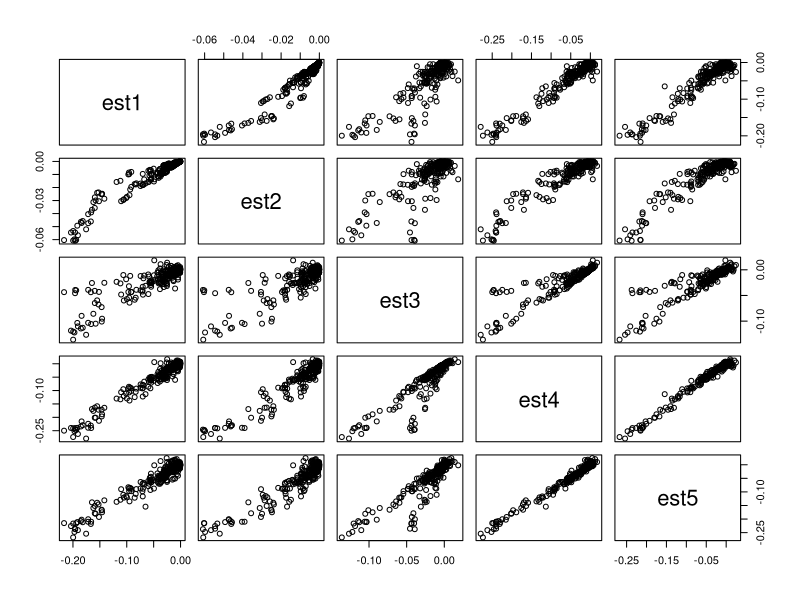
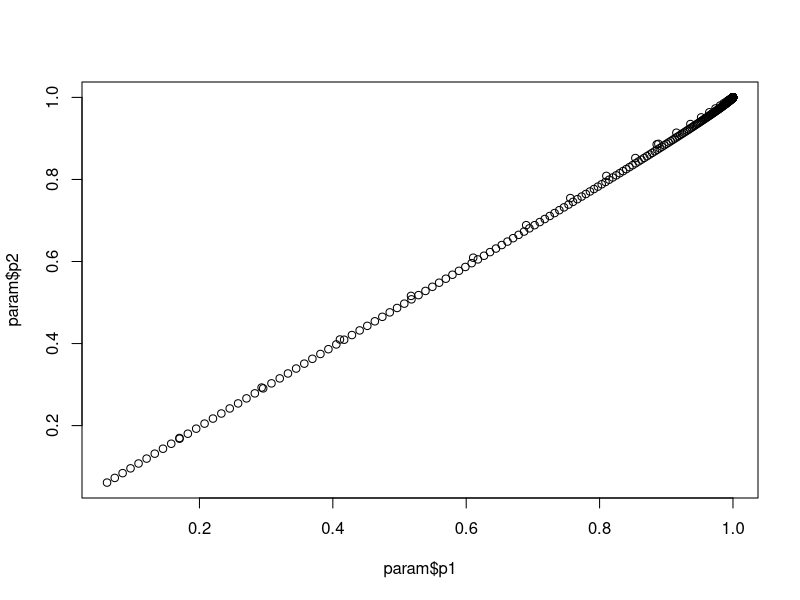
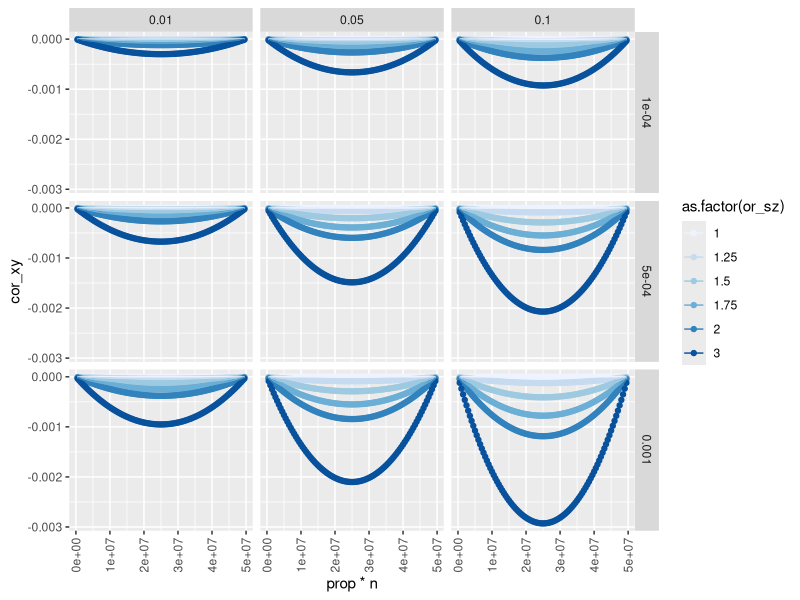
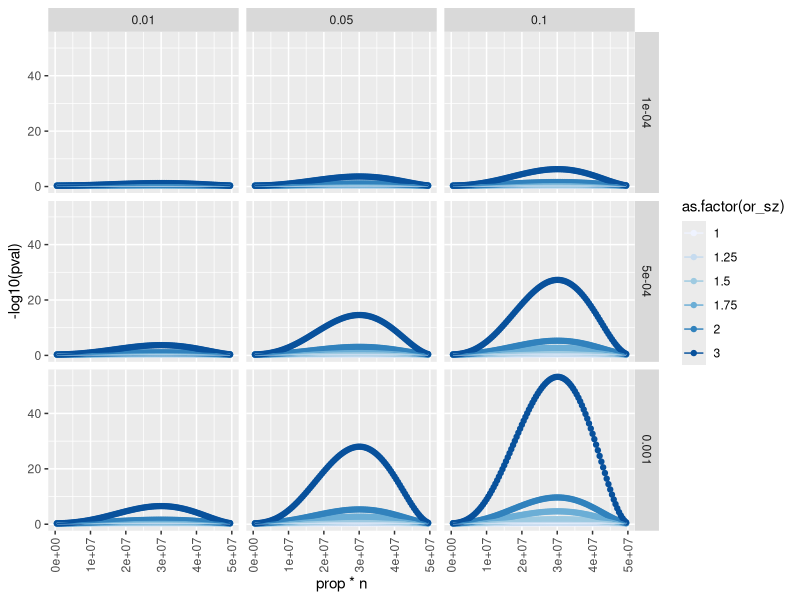
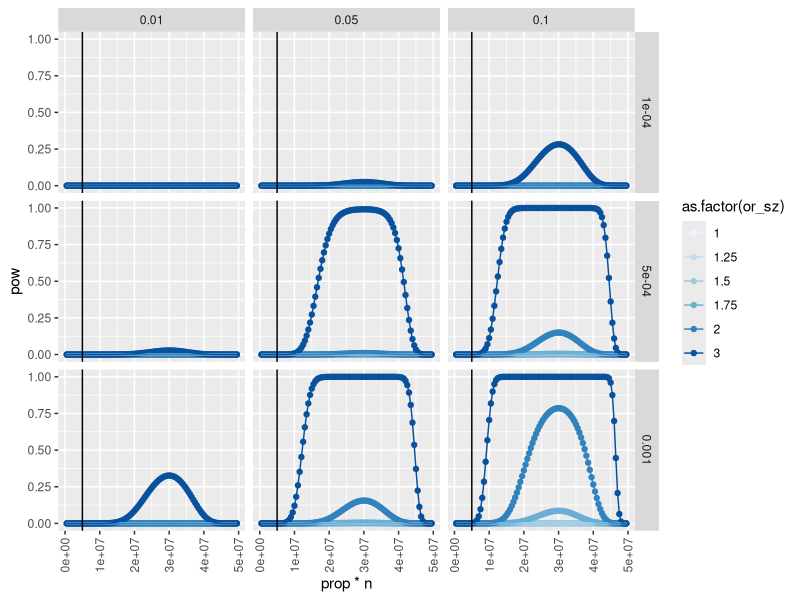

These figures' R source, in order:
## ---- chunk 1
knitr::opts_chunk$set(
  collapse = TRUE,
  comment = "#>"
)
## ---- chunk 2
suppressWarnings(suppressPackageStartupMessages({
  library(knitr)
  library(ggplot2)
  library(dplyr)
  library(pwr)
}))
knitr::opts_chunk$set(echo=TRUE, message=FALSE, warning=FALSE, dev="png", cache=TRUE)
## ---- chunk 3

n <- 100000
x <- rnorm(n)
y <- rnorm(n)
b_xy <- 0
b_xs <- 6
b_ys <- 8
b_sz <- 5
s <- x * b_xs + y * b_ys + rnorm(n)
z <- s * b_sz + rnorm(n)
## ---- chunk 4
(b_xy * var(s) * var(x) - b_xs * b_ys * var(x) * var(y)) / (b_ys^2 * var(x) * var(y) + var(x))
lm(y ~ x + s)$coef[2]
## ---- chunk 5
b_xz <- lm(z ~ x)$coef[2]
b_yz <- lm(z ~ y)$coef[2]
(b_xy * var(z) * var(x) - b_xz * b_yz * var(x) * var(y)) / (b_yz^2 * var(x) * var(y) + var(x))
lm(y ~ x + z)$coef[2]
## ---- chunk 6
n <- 100000
maf <- 0.3
x <- rbinom(n, 2, maf)
y <- rnorm(n, sd=3)
s <- x * 6 + y * 8 + rnorm(n)
z <- s * 5 + rnorm(n)
## ---- chunk 7
(b_xy * var(s) * var(x) - b_xs * b_ys * var(x) * var(y)) / (b_ys^2 * var(x) * var(y) + var(x))
lm(y ~ x + s)$coef[2]
## ---- chunk 8
b_xz <- lm(z ~ x)$coef[2]
b_yz <- lm(z ~ y)$coef[2]
(b_xy * var(z) * var(x) - b_xz * b_yz * var(x) * var(y)) / (b_yz^2 * var(x) * var(y) + var(x))
lm(y ~ x + z)$coef[2]
## ---- chunk 9
x <- rbinom(n, 2, maf)
y <- rnorm(n)
s <- x * b_xs + y * b_ys
l <- b_sz*s
pr <- 1 / (1 + exp(-l))
z <- rbinom(n, 1, pr)
table(z)
## ---- chunk 10
b_xz <- lm(z ~ x)$coef[2]
b_yz <- lm(z ~ y)$coef[2]
(b_xy * var(z) * var(x) - b_xz * b_yz * var(x) * var(y)) / (b_yz^2 * var(x) * var(y) + var(x)*var(z))
(b_xy * var(z) * var(x) - b_xz * b_yz * var(x) * var(y)) / (b_yz^2 * var(x) * var(y) + var(x))
lm(y ~ x + z)$coef[2]
lm(y[z==1] ~ x[z==1])$coef[2]
## ---- chunk 11
library(dplyr)
param <- expand.grid(
	n = 100000,
	maf = c(0.1, 0.5, 0.7),
	b_xy = c(0, 0.3),
	b_xs = c(0.1, 0.6),
	b_ys = c(0.4, 0.8),
	b_sz = c(0.4, 0.8),
	sdy = c(1, 3),
	alpha = c(0, 1, 2),
	sim=1
)

out <- list()
for(i in 1:nrow(param))
{
	message(i)
	pa <- param[i, ]
	x <- rbinom(pa$n, 2, pa$maf)
	y <- rnorm(pa$n, sd=pa$sdy)
	s <- x * pa$b_xs + y * pa$b_ys
	l <- pa$alpha + pa$b_sz*s
	pr <- 1 / (1 + exp(-l))
	z <- rbinom(pa$n, 1, pr)
	b_xz <- cov(x,z) / var(x)
	b_yz <- cov(y,z) / var(y)
	pa$est1 <- (b_xy * var(z) * var(x) - b_xz * b_yz * var(x) * var(y)) / (b_yz^2 * var(x) * var(y) + var(x)*var(z))
	pa$est2 <- (b_xy * var(z) * var(x) - b_xz * b_yz * var(x) * var(y)) / (b_yz^2 * var(x) * var(y) + var(x))
	pa$est3 <- (cov(x,y)/sd(x) - cov(x,z) * cov(y, z) / var(z)) / (1 - cov(x,z)^2/var(z))
	pa$est4 <- lm(y ~ x + z)$coef[2]
	pa$est5 <- cov(y[z==1], x[z==1]) / var(x[z==1])
	out[[i]] <- pa
}

out <- bind_rows(out)
subset(out, select=c(est1, est2, est3, est4, est5)) %>% pairs
subset(out, select=c(est1, est2, est3, est4, est5)) %>% cor
## ---- chunk 12
x <- rbinom(n, 2, maf)
y <- rnorm(n)
s <- x * b_xs + y * b_ys
l <- b_sz*s
pr <- 1 / (1 + exp(-l))
z <- rbinom(n, 1, pr)
table(z)
b_xz <- lm(z ~ x)$coef[2]
b_yz <- lm(z ~ y)$coef[2]
(b_xy * var(z) * var(x) - b_xz * b_yz * var(x) * var(y)) / (b_yz^2 * var(x) * var(y) + var(x)*var(z))
(b_xy * var(z) * var(x) - b_xz * b_yz * var(x) * var(y)) / (b_yz^2 * var(x) * var(y) + var(x))
lm(y ~ x + z)$coef[2]
lm(y[z==1] ~ x[z==1])$coef[2]
## ---- chunk 13
b_xs = cov(x,s)/var(x)
b_ys = cov(y,s)/var(y)
b_sz = cov(s,z)/var(s)
(b_xy * var(z) * var(x) - b_xz * b_yz * var(x) * var(y)) / (b_yz^2 * var(x) * var(y) + var(x)*var(z))
(b_xy * var(z) * var(x) - b_xs * b_sz * b_ys * b_sz * var(x) * var(y)) / ((b_ys * b_sz)^2 * var(x) * var(y) + var(x)*var(z))
## ---- chunk 14
x <- rbinom(n, 2, maf)
y <- rnorm(n)
s <- x * b_xs + y * b_ys
l <- b_sz*s
pr <- 1 / (1 + exp(-l))
z <- rbinom(n, 1, pr)
b_xz <- lm(z ~ x)$coef[2]
b_yz <- lm(z ~ y)$coef[2]
logor = glm(z ~ s, family="binomial")$coef[2]

# estimate lm
bhat_sz = lm(z ~ s)$coef[2]

# convert beta to logor
prop <- sum(z == 1) / length(z)
mu <- prop * (1 - prop)

# get beta from logOR
logor * mu
cov(s,z)/var(s)

lm(y[z==1] ~ x[z==1])$coef[2]
b_xs = cov(x,s)/var(x)
b_ys = cov(y,s)/var(y)
b_sz = cov(s,z)/var(s)

(b_xy * var(z) * var(x) - b_xz * b_yz * var(x) * var(y)) / (b_yz^2 * var(x) * var(y) + var(x)*var(z))
(b_xy * var(z) * var(x) - b_xs * b_sz * b_ys * b_sz * var(x) * var(y)) / ((b_ys * b_sz)^2 * var(x) * var(y) + var(x)*var(z))
(b_xy * var(z) * var(x) - b_xs * logor * mu * b_ys * logor * mu * var(x) * var(y)) / ((b_ys * logor * mu)^2 * var(x) * var(y) + var(x)*var(z))

## ---- chunk 15
n <- 10000
maf <- 0.3
rsq_gs <- 0.1
rsq_xs <- 0.2
vx <- 1
vs <- 1
rsq_s <- rsq_gs + rsq_xs
g <- rbinom(n,2,maf)
x <- rnorm(n)
b_gs <- sqrt(rsq_gs * vs / (2*maf*(1-maf)))
b_xs <- sqrt(rsq_xs * vs / vx)
ve <- vs - b_gs^2 * 2*maf*(1-maf) - b_xs^2 * vx
s <- g * b_gs + x * b_xs + rnorm(n, sd=sqrt(ve))
var(s)
cor(g, s)^2
cor(x, s)^2
## ---- chunk 16
# input parameters
n = 100000
prop <- 0.3
or_sz <- 2.5
b_xy = 0
rsq_xs = 0.05
rsq_ys = 0.1
maf = 0.3
vy = 1
vs = 1

# infer
logor_sz <- log(or_sz)
vz <- prop * (1-prop)
vx <- 2 * maf * (1-maf)
b_xs <- sqrt(rsq_xs * vs / (2*maf*(1-maf)))
b_ys <- sqrt(rsq_ys * vs / vy)
ve <- vs - b_xs^2 * 2*maf*(1-maf) - b_ys^2 * vy
alpha <- log((1 - prop)/prop)

# generate
y <- rnorm(n)
x <- rbinom(n, 2, maf)
s <- x * b_xs + y * b_ys + rnorm(n, sd=sqrt(ve))
cor(s,x)^2
cor(s,y)^2
l <- alpha + logor_sz * s
pr <- 1 / (1 + exp(-l))
z <- rbinom(n, 1, pr)

# infer
lm(y[z==1] ~ x[z==1])$coef[2]
cor(y[z==1], x[z==1])

# derive
bh_xs = cov(x,s)/var(x)
bh_xz = cov(x,z)/var(x)
bh_ys = cov(y,s)/var(y)
bh_yz = cov(y,z)/var(y)
bh_sz = cov(s,z)/var(s)

(b_xy * var(z) * var(x) - bh_xz * bh_yz * var(x) * var(y)) / (bh_yz^2 * var(x) * var(y) + var(x)*var(z))
(b_xy * var(z) * var(x) - cov(x,z)/var(x) * cov(y,z)/var(y) * var(x) * var(y)) / ((cov(y,z)/var(y))^2 * var(x) * var(y) + var(x)*var(z))
(b_xy * vz * vx - b_xs * logor_sz * vz * b_ys * logor_sz * vz * vx * vy) / ((b_ys * logor_sz * vz)^2 * vx * vy + vx*vz)
## ---- chunk 17

param <- expand.grid(
  rsq = seq(0.001, 0.4, by=0.001),
  n = c(100,1000, 10000)
)
for(i in 1:nrow(param))
{
  param$p1[i] <- power.anova.test(groups=2, n=param$n[i], between.var=param$rsq[i], within.var=1-param$rsq[i],sig.level=0.05)$power
  param$p2[i] <- pwr.r.test(n=param$n[i],r=sqrt(param$rsq[i]),sig.level=0.05)$power
}
plot(param$p1, param$p2)

## ---- chunk 18
simulate_y_structure <- function(n, prop, or_sz, b_xy, rsq_xs, rsq_ys, maf, vy=1, vs=1, sig.level=5e-8)
{
  # infer
  logor_sz <- log(or_sz)
  vz <- prop * (1-prop)
  vx <- 2 * maf * (1-maf)
  b_xs <- sqrt(rsq_xs * vs / (2*maf*(1-maf)))
  b_ys <- sqrt(rsq_ys * vs / vy)
  ve <- vs - b_xs^2 * 2*maf*(1-maf) - b_ys^2 * vy
  alpha <- log((1 - prop)/prop)
  bh_xy <- (b_xy * vz * vx - b_xs * logor_sz * vz * b_ys * logor_sz * vz * vx * vy) / ((b_ys * logor_sz * vz)^2 * vx * vy + vx*vz)
  cor_xy <- sqrt(bh_xy^2 * vx / vy) * sign(bh_xy)
  pow <- power.anova.test(groups=2, n=n * prop, between.var=cor_xy^2, within.var = 1 - cor_xy^2, sig.level=sig.level)$power
  ns <- n * prop
  se <- sqrt((1 - cor_xy^2) * vs / (ns * vx))
  pval <- pnorm(abs(bh_xy / se), lower.tail=FALSE)
  return(list(bh_xy=bh_xy, cor_xy=cor_xy, pow=pow, se=se, pval=pval, ns=ns))
}
simulate_y_structure(n=50000000, prop=0.8, 2, 0, 0.001, 0.1, 0.5)
simulate_y_structure(n=50000000, prop=0.2, 2, 0, 0.001, 0.1, 0.5)
## ---- chunk 19
param <- expand.grid(
  n = 50000000,
  prop = seq(0.01,0.99,by=0.01),
  or_sz = c(1, 1.25, 1.5, 1.75, 2, 3),
  b_xy = c(0),
  rsq_xs = c(0.0001,0.0005, 0.001),
  rsq_ys = c(0.01, 0.05, 0.1),
  maf = 0.3
)
dim(param)

res <- lapply(1:nrow(param), function(x) {
  P <- param[x,]
  o <- simulate_y_structure(n=P$n, prop=P$prop, P$or_sz, P$b_xy, P$rsq_xs, P$rsq_ys, P$maf)
  as_tibble(c(P, o))
}) %>% bind_rows()

ggplot(res, aes(x=prop*n, y=cor_xy, group=as.factor(or_sz))) +
  geom_point(aes(colour=as.factor(or_sz))) +
  geom_line(aes(colour=as.factor(or_sz))) +
  facet_grid(rsq_xs ~ rsq_ys) +
  scale_colour_brewer() +
  theme(axis.text.x=element_text(angle=90, hjust=1, vjust=0.5))

ggplot(res, aes(x=prop*n, y=-log10(pval), group=as.factor(or_sz))) +
  geom_point(aes(colour=as.factor(or_sz))) +
  geom_line(aes(colour=as.factor(or_sz))) +
  facet_grid(rsq_xs ~ rsq_ys) +
  scale_colour_brewer() +
  theme(axis.text.x=element_text(angle=90, hjust=1, vjust=0.5))

ggplot(res, aes(x=prop*n, y=pow, group=as.factor(or_sz))) +
  geom_point(aes(colour=as.factor(or_sz))) +
  geom_line(aes(colour=as.factor(or_sz))) +
  facet_grid(rsq_xs ~ rsq_ys) +
  geom_vline(xintercept=5000000) +
  scale_colour_brewer() +
  theme(axis.text.x=element_text(angle=90, hjust=1, vjust=0.5))
## ---- chunk 20
# simulate SNP
x1 = rbinom(10000, 2, 0.4)

# liability
z = 1 + 0.2*x1
mean(z)

# probability of case
pr = 1/(1+exp(-z))

# sample cases
y = rbinom(10000,1,pr)
table(y)

#now feed it to glm:
(logor = glm(y ~ x1, family="binomial")$coef[2])

# estimate lm
cov(x1,y) / var(x1)
(beta = lm(y ~ x1)$coef[2])

# convert beta to logor
prop <- sum(y == 1) / length(y)
mu <- prop * (1 - prop)
beta / mu

# Is it different when you use the known intercept?
propt <- (1 / (1+exp(-1)))
mut <- propt * (1 - propt)
beta / mut
